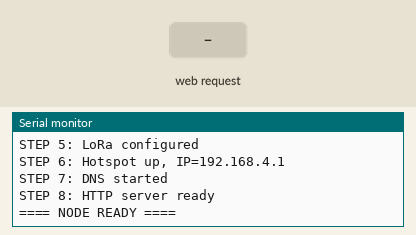
This sketch was run on a simulated ESP32. On the bench: the last lines printed to the serial monitor. The test bench sets the inputs (shaded band). No radio packets arrive unless stated.

Above: at 1.7 s.
1.8 s: HTTP request GET /submit received
At 3.0 s:
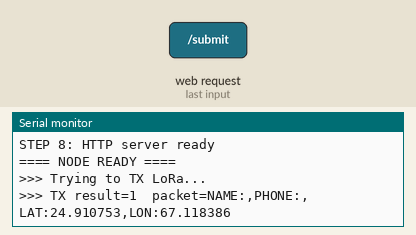
3.3 s: HTTP request GET /submit?name=0 received
At 4.2 s:
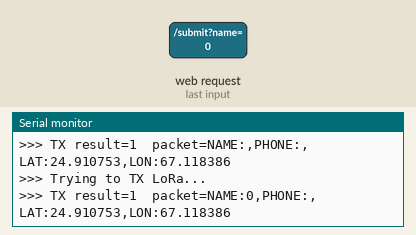

The sketch:

EmergencyNode_1.ino
```cpp
#include <WiFi.h>
#include <WebServer.h>
#include <DNSServer.h>
#include <LoRa.h>
#include <SPI.h>

// LoRa pins for Heltec V2
#define SCK 5
#define MISO 19
#define MOSI 27
#define SS 18
#define RST 14
#define DIO0 26

const char* ssid = "EmergencyNode1";

DNSServer dnsServer;
WebServer server(80);

String htmlPage = R"rawliteral(
<!DOCTYPE html>
<html>
<head>
<meta name='viewport' content='width=device-width, initial-scale=1'>
<title>Emergency Help</title>
<style>
body{font-family:Arial;background:#111;color:white;padding:20px;margin:0;}
h1{color:#ff4444;text-align:center;}
p{text-align:center;color:#aaa;}
.form{background:#222;padding:20px;border-radius:10px;margin-top:20px;}
input{width:100%;padding:12px;margin:8px 0;border-radius:5px;border:none;font-size:16px;box-sizing:border-box;}
button{width:100%;padding:15px;background:#ff4444;color:white;border:none;border-radius:5px;font-size:18px;font-weight:bold;margin-top:10px;}
#status{text-align:center;margin-top:15px;font-size:16px;}
</style>
</head>
<body>
<h1>EMERGENCY HELP</h1>
<p>Fill in your details. Help will be sent to your location.</p>
<div class='form'>
<input type='text' id='name' placeholder='Your Full Name'><br>
<input type='tel' id='phone' placeholder='Emergency Contact Number'><br>
<button onclick='sendAlert()'>SEND EMERGENCY ALERT</button>
</div>
<p id='status'></p>
<script>
function sendAlert(){
  var name=document.getElementById('name').value;
  var phone=document.getElementById('phone').value;
  if(!name){alert('Please enter your name!');return;}
  document.getElementById('status').innerHTML='Getting your location...';
  if(navigator.geolocation){
    navigator.geolocation.getCurrentPosition(function(pos){
      var lat=pos.coords.latitude;
      var lon=pos.coords.longitude;
      document.getElementById('status').innerHTML='Sending alert...';
      fetch('/submit?name='+encodeURIComponent(name)+'&phone='+encodeURIComponent(phone)+'&lat='+lat+'&lon='+lon)
      .then(r=>r.text())
      .then(t=>{document.getElementById('status').innerHTML=t;});
    },function(){
      document.getElementById('status').innerHTML='Sending without GPS...';
      fetch('/submit?name='+encodeURIComponent(name)+'&phone='+encodeURIComponent(phone)+'&lat=0&lon=0')
      .then(r=>r.text())
      .then(t=>{document.getElementById('status').innerHTML=t;});
    });
  }
}
</script>
</body>
</html>
)rawliteral";

void handleRoot() {
  server.send(200, "text/html", htmlPage);
}

// Redirect any "is there internet?" probe to the real captive portal page.
// This triggers the "Sign in to network" popup/notification on phones.
void handleCaptiveRedirect() {
  String redirect = "http://192.168.4.1/";
  server.sendHeader("Location", redirect, true);
  server.sendHeader("Cache-Control", "no-cache, no-store, must-revalidate");
  server.send(302, "text/plain", "");
}

void handleSubmit() {
  String name  = server.arg("name");
  String phone = server.arg("phone");
  String lat   = server.arg("lat");
  String lon   = server.arg("lon");

  if (lat == "" || lat == "0") lat = "24.910753";
  if (lon == "" || lon == "0") lon = "67.118386";

  String packet = "NAME:" + name + ",PHONE:" + phone + ",LAT:" + lat + ",LON:" + lon;

  Serial.println(">>> Trying to TX LoRa...");
  LoRa.beginPacket();
  LoRa.print(packet);
  int ok = LoRa.endPacket();
  Serial.printf(">>> TX result=%d  packet=%s\n", ok, packet.c_str());

  if (ok == 1) {
    server.send(200, "text/plain", "OK - Alert sent! Stay where you are.");
  } else {
    server.send(200, "text/plain", "FAIL - LoRa transmit failed (result=0). Check power/wiring.");
  }
}

void setup() {
  Serial.begin(115200);
  delay(500);
  Serial.println();
  Serial.println("==== NODE BOOT ====");
  Serial.println("STEP 1: Serial alive");

  SPI.begin(SCK, MISO, MOSI, SS);
  Serial.println("STEP 2: SPI started");

  LoRa.setPins(SS, RST, DIO0);
  Serial.println("STEP 3: LoRa pins set");

  if (!LoRa.begin(433E6)) {
    Serial.println("STEP 4: LoRa.begin FAILED");
  } else {
    Serial.println("STEP 4: LoRa.begin OK");
  }

  LoRa.setTxPower(17);
  LoRa.setSpreadingFactor(9);
  LoRa.setSignalBandwidth(125E3);
  LoRa.setCodingRate4(5);
  LoRa.setSyncWord(0xF3);
  LoRa.enableCrc();
  Serial.println("STEP 5: LoRa configured");

  WiFi.softAP(ssid);
  WiFi.setSleep(false);   // keep WiFi awake so it doesn't starve LoRa TX
  Serial.print("STEP 6: Hotspot up, IP=");
  Serial.println(WiFi.softAPIP());

  dnsServer.start(53, "*", WiFi.softAPIP());
  Serial.println("STEP 7: DNS started");

  server.on("/", handleRoot);
  server.on("/submit", handleSubmit);

  // Captive portal probe URLs - force the phone OS to show "Sign in" popup.
  server.on("/generate_204",       handleCaptiveRedirect); // Android (Samsung)
  server.on("/gen_204",            handleCaptiveRedirect); // older Android
  server.on("/hotspot-detect.html",handleCaptiveRedirect); // iOS, macOS
  server.on("/library/test/success.html", handleCaptiveRedirect); // iOS variant
  server.on("/ncsi.txt",           handleCaptiveRedirect); // Windows
  server.on("/connecttest.txt",    handleCaptiveRedirect); // Windows
  server.on("/redirect",           handleCaptiveRedirect); // generic
  server.on("/success.txt",        handleCaptiveRedirect); // Firefox

  // Anything else also redirects to the portal
  server.onNotFound(handleCaptiveRedirect);

  server.begin();
  Serial.println("STEP 8: HTTP server ready");

  Serial.println("==== NODE READY ====");
}

void loop() {
  dnsServer.processNextRequest();
  server.handleClient();
}
```

Measured:
- after the input at 1.8 s, the serial monitor: prints a new line at once (image 1)
- after the input at 3.3 s, the serial monitor: prints a new line after 0.06 s (image 2)
